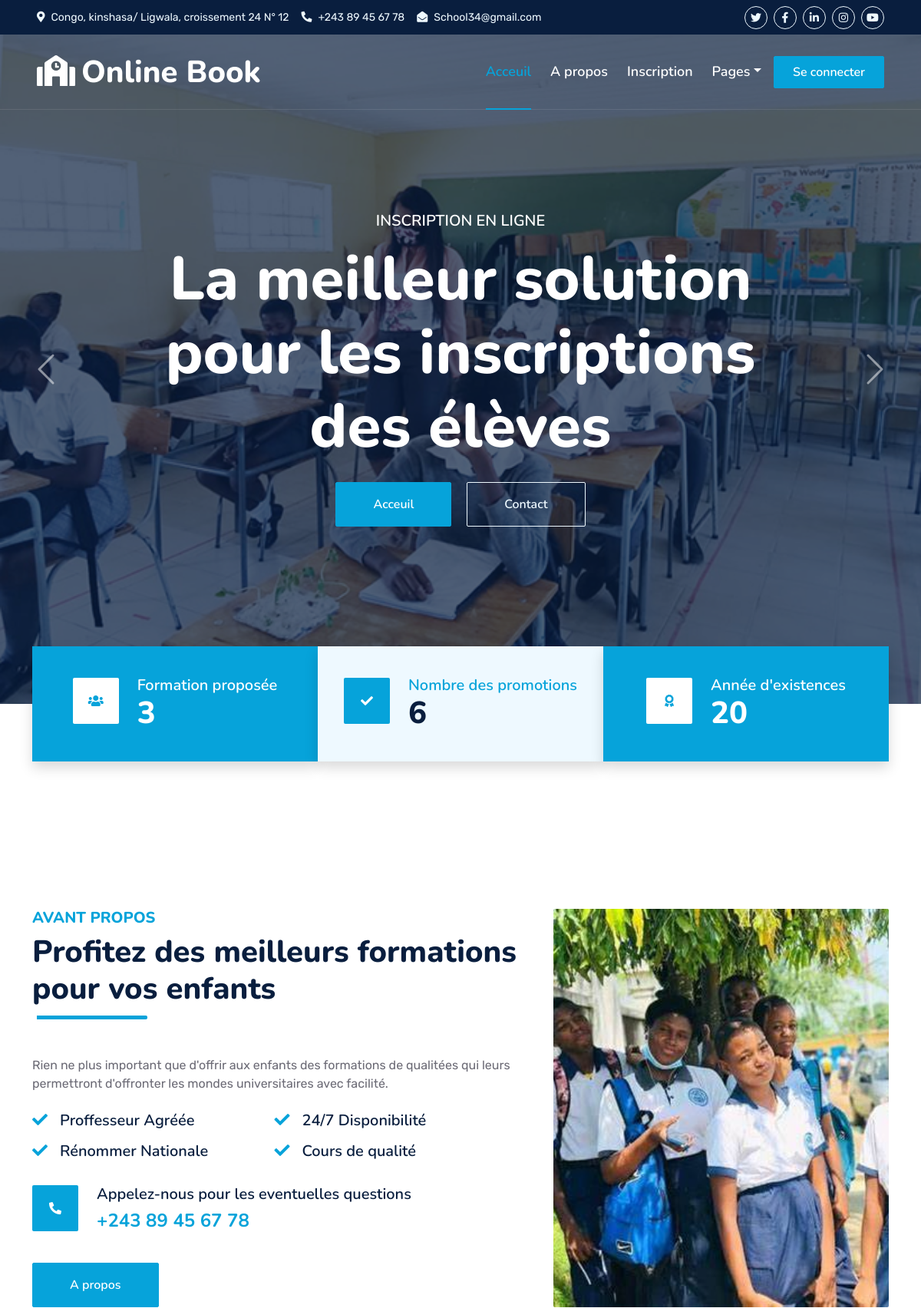
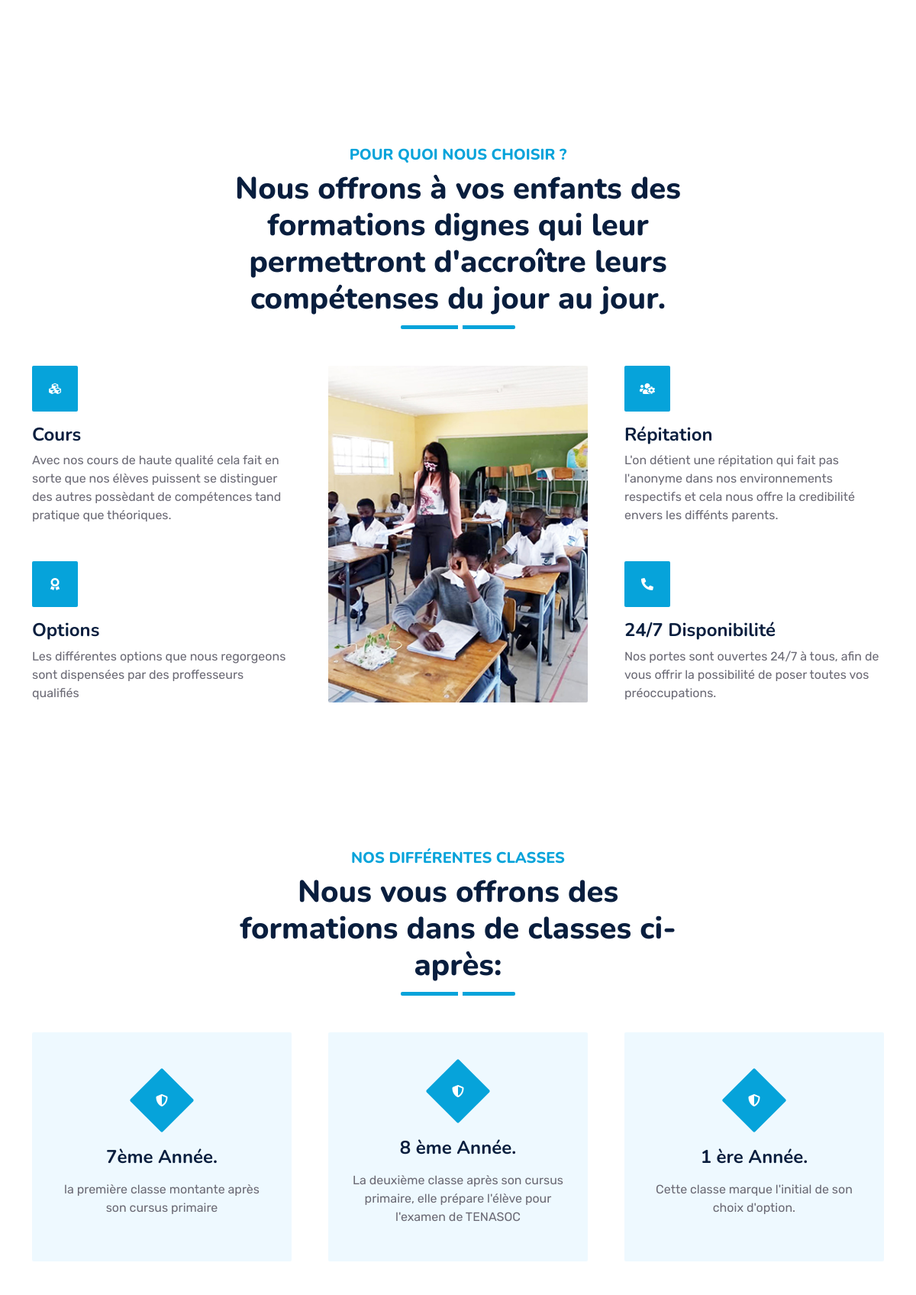
The page / (upper part) on the database its author committed (2 pictures, top to bottom).
### tables this page shows
CREATE TABLE `classes` (
  `id` int NOT NULL,
  `nom` varchar(50) NOT NULL,
  `description` text NOT NULL
);

### Controller/MainController.php (called while the page is built, shortened)
<?php
class MainController{
    public $connexion;
    public $password = "";
    public $username ="root";
    public $database ="school";
    public $serveur ="localhost";
    public function __construct()
    {
        $this->connexion = new PDO("mysql:host=$this->serveur;dbname=$this->database",$this->username,$this->password);
    }
    public function classes()
    {
       $request = $this->connexion->prepare("SELECT * FROM classes");
        $request->execute();
        $classes = $request->fetchAll(PDO::FETCH_ASSOC);
       return $classes;
    }
    public function options()
    {
       $request = $this->connexion->prepare("SELECT * FROM options");
        $request->execute();
        $options = $request->fetchAll(PDO::FETCH_ASSOC);
       return $options;
    }
}
?>

### index.php (the view, shortened to what this page needs)
<?php
  require "Layourt/header.php";
  require "Controller/MainController.php";
  $request = new MainController();
  $options = $request->options();
  $classes = $request->classes();
?>
        <div id="header-carousel" class="carousel slide carousel-fade" data-bs-ride="carousel">
            <div class="carousel-inner">
                <div class="carousel-item active">
                    <img class="w-100" src="img/el3.jpg" alt="Image">
                    <div class="carousel-caption d-flex flex-column align-items-center justify-content-center">
                        <div class="p-3" style="max-width: 900px;">
                            <h5 class="text-white text-uppercase mb-3 animated slideInDown">Inscription En Ligne</h5>
                            <h1 class="display-1 text-white mb-md-4 animated zoomIn">La meilleur solution pour les inscriptions des élèves</h1>
                            <a href="#" class="btn btn-primary py-md-3 px-md-5 me-3 animated slideInLeft">Acceuil</a>
                            <a href="contact.php" class="btn btn-outline-light py-md-3 px-md-5 animated slideInRight">Contact</a>
                        </div>
                    </div>
                </div>
            </div>
            <button class="carousel-control-prev" type="button" data-bs-target="#header-carousel"
                data-bs-slide="prev">
                <span class="carousel-control-prev-icon" aria-hidden="true"></span>
            </button>
            <button class="carousel-control-next" type="button" data-bs-target="#header-carousel"
                data-bs-slide="next">
                <span class="carousel-control-next-icon" aria-hidden="true"></span>
            </button>
        </div>
    </div>
    <div class="container-fluid facts py-5 pt-lg-0">
        <div class="container py-5 pt-lg-0">
            <div class="row gx-0">
                <div class="col-lg-4 wow zoomIn" data-wow-delay="0.1s">
                    <a href="price.php">
                        <div class="bg-primary shadow d-flex align-items-center justify-content-center p-4" style="height: 150px;">
                            <div class="bg-white d-flex align-items-center justify-content-center rounded mb-2" style="width: 60px; height: 60px;">
                                <i class="fa fa-users text-primary"></i>
                            </div>
                            <div class="ps-4">
                                <h5 class="text-white mb-0">Formation proposée</h5>
                                <h1 class="text-white mb-0" data-toggle="counter-up"><?= count($options) - 1?></h1>
                            </div>
                        </div>
                    </a>
                </div>
                <div class="col-lg-4 wow zoomIn" data-wow-delay="0.3s">
                <a href="#class">
                    <div class="bg-light shadow d-flex align-items-center justify-content-center p-4" style="height: 150px;">
                        <div class="bg-primary d-flex align-items-center justify-content-center rounded mb-2" style="width: 60px; height: 60px;">
                            <i class="fa fa-check text-white"></i>
                        </div>
                        <div class="ps-4">
                            <h5 class="text-primary mb-0">Nombre des promotions</h5>
                            <h1 class="mb-0" data-toggle="counter-up"><?= count($classes)?></h1>
                        </div>
                    </div>
                    </a>
                </div>
                <div class="col-lg-4 wow zoomIn" data-wow-delay="0.6s">
                    <div class="bg-primary shadow d-flex align-items-center justify-content-center p-4" style="height: 150px;">
                        <div class="bg-white d-flex align-items-center justify-content-center rounded mb-2" style="width: 60px; height: 60px;">
                            <i class="fa fa-award text-primary"></i>
                        </div>
                        <div class="ps-4">
                            <h5 class="text-white mb-0">Année d'existences</h5>
                            <h1 class="text-white mb-0" data-toggle="counter-up">20</h1>
                        </div>
                    </div>
                </div>
            </div>
        </div>
    </div>
    <div class="container-fluid py-5 wow fadeInUp" data-wow-delay="0.1s">
        <div class="container py-5">
            <div class="row g-5">
                <div class="col-lg-7">
                    <div class="section-title position-relative pb-3 mb-5">
                        <h5 class="fw-bold text-primary text-uppercase">Avant Propos</h5>
                        <h1 class="mb-0">Profitez des meilleurs formations pour vos enfants</h1>
                    </div>
                    <p class="mb-4">Rien ne plus important que d'offrir aux enfants des formations de qualitées qui leurs permettront d'offronter les mondes universitaires avec facilité. </p>
                    <div class="row g-0 mb-3">
                        <div class="col-sm-6 wow zoomIn" data-wow-delay="0.2s">
                            <h5 class="mb-3"><i class="fa fa-check text-primary me-3"></i>Proffesseur Agréée</h5>
                            <h5 class="mb-3"><i class="fa fa-check text-primary me-3"></i>Rénommer Nationale</h5>
                        </div>
                        <div class="col-sm-6 wow zoomIn" data-wow-delay="0.4s">
                            <h5 class="mb-3"><i class="fa fa-check text-primary me-3"></i>24/7 Disponibilité</h5>
                            <h5 class="mb-3"><i class="fa fa-check text-primary me-3"></i>Cours de qualité</h5>
                        </div>
                    </div>
                    <div class="d-flex align-items-center mb-4 wow fadeIn" data-wow-delay="0.6s">
                        <div class="bg-primary d-flex align-items-center justify-content-center rounded" style="width: 60px; height: 60px;">
                            <i class="fa fa-phone-alt text-white"></i>
                        </div>
                        <div class="ps-4">
                            <h5 class="mb-2">Appelez-nous pour les eventuelles questions</h5>
                            <h4 class="text-primary mb-0">+243 89 45 67 78</h4>
                        </div>
                    </div>
                    <a href="about.php" class="btn btn-primary py-3 px-5 mt-3 wow zoomIn" data-wow-delay="0.9s">A propos</a>
                </div>
                <div class="col-lg-5" style="min-height: 500px;">
                    <div class="position-relative h-100">
                        <img class="position-absolute w-100 h-100 rounded wow zoomIn" data-wow-delay="0.9s" src="img/el.jpg" style="object-fit: cover;">
                    </div>
                </div>
            </div>
        </div>
    </div>
    <div class="container-fluid py-5 wow fadeInUp" data-wow-delay="0.1s">
        <div class="container py-5">
            <div class="section-title text-center position-relative pb-3 mb-5 mx-auto" style="max-width: 600px;">
                <h5 class="fw-bold text-primary text-uppercase">Pour quoi nous choisir ?  </h5>
                <h1 class="mb-0">Nous offrons à vos enfants des formations dignes qui leur permettront d'accroître leurs compétenses du jour au jour.</h1>
            </div>
            <div class="row g-5">
                <div class="col-lg-4">
                    <div class="row g-5">
                        <div class="col-12 wow zoomIn" data-wow-delay="0.2s">
                            <div class="bg-primary rounded d-flex align-items-center justify-content-center mb-3" style="width: 60px; height: 60px;">
                                <i class="fa fa-cubes text-white"></i>
                            </div>
                            <h4>Cours</h4>
                            <p class="mb-0">Avec nos cours de haute qualité cela fait en sorte que nos élèves puissent se distinguer des autres possèdant de compétences tand pratique que théoriques.</p>
                        </div>
                        <div class="col-12 wow zoomIn" data-wow-delay="0.6s">
                            <div class="bg-primary rounded d-flex align-items-center justify-content-center mb-3" style="width: 60px; height: 60px;">
                                <i class="fa fa-award text-white"></i>
                            </div>
                            <h4>Options</h4>
                            <p class="mb-0">Les différentes options que nous regorgeons sont dispensées par des proffesseurs qualifiés</p>
                        </div>
                    </div>
                </div>
                <div class="col-lg-4  wow zoomIn" data-wow-delay="0.9s" style="min-height: 350px;">
                    <div class="position-relative h-100">
                        <img class="position-absolute w-100 h-100 rounded wow zoomIn" data-wow-delay="0.1s" src="img/el3.jpg" style="object-fit: cover;">
                    </div>
                </div>
                <div class="col-lg-4">
                    <div class="row g-5">
                        <div class="col-12 wow zoomIn" data-wow-delay="0.4s">
                            <div class="bg-primary rounded d-flex align-items-center justify-content-center mb-3" style="width: 60px; height: 60px;">
                                <i class="fa fa-users-cog text-white"></i>
                            </div>
                            <h4>Répitation</h4>
                            <p class="mb-0">L'on détient une répitation qui fait pas l'anonyme dans nos environnements respectifs et cela nous offre la credibilité envers les diffénts parents.</p>
                        </div>
                        <div class="col-12 wow zoomIn" data-wow-delay="0.8s">
                            <div class="bg-primary rounded d-flex align-items-center justify-content-center mb-3" style="width: 60px; height: 60px;">
                                <i class="fa fa-phone-alt text-white"></i>
                            </div>
                            <h4>24/7 Disponibilité</h4>
                            <p class="mb-0"> Nos portes sont ouvertes 24/7 à tous, afin de vous offrir la possibilité de poser toutes vos préoccupations.</p>
                        </div>
                    </div>
                </div>
            </div>
        </div>
    </div>
    <div class="container-fluid py-5 wow fadeInUp" data-wow-delay="0.1s">
        <div class="container py-5" id="class">
            <div class="section-title text-center position-relative pb-3 mb-5 mx-auto" style="max-width: 600px;">
                <h5 class="fw-bold text-primary text-uppercase">Nos différentes classes</h5>
                <h1 class="mb-0">Nous vous offrons des formations dans de classes ci-après: </h1>
            </div>
            <div class="row g-5">
                <?php foreach($classes as $classe):?>
                    <div class="col-lg-4 col-md-6 wow zoomIn" data-wow-delay="0.3s">
                        <div class="service-item bg-light rounded d-flex flex-column align-items-center justify-content-center text-center">
                            <div class="service-icon">
                                <i class="fa fa-shield-alt text-white"></i>
                            </div>
                            <h4 class="mb-3"><?= $classe['nom']?> Année.</h4>
                            <p class="m-0"><?= $classe['description']?></p>
                        </div>
                    </div>
                <?php endforeach?>
        </div>
    </div>
<?php
    require "Layourt/footer.php"
?>

### css/style.css (style rules this page uses)
:root { --primary: #06A3DA; --secondary: #34AD54; --light: #EEF9FF; --dark: #091E3E; }
h1, h2, .fw-bold { font-weight: 800 !important; }
h3, h4, .fw-semi-bold { font-weight: 700 !important; }
h5, h6, .fw-medium { font-weight: 600 !important; }
.btn { font-family: 'Nunito', sans-serif; font-weight: 600; transition: .5s; }
.btn-primary, .btn-secondary { color: #FFFFFF; box-shadow: inset 0 0 0 50px transparent; }
.carousel-caption { top: 0; left: 0; right: 0; bottom: 0; background: rgba(9, 30, 62, .7); z-index: 1; }
.carousel-control-prev, .carousel-control-next { width: 10%; }
.carousel-control-prev-icon, .carousel-control-next-icon { width: 3rem; height: 3rem; }
.section-title::before { position: absolute; content: ""; width: 150px; height: 5px; left: 0; bottom: 0; background: var(--primary); border-radius: 2px; }
.section-title.text-center::before { left: 50%; margin-left: -75px; }
.section-title::after { position: absolute; content: ""; width: 6px; height: 5px; bottom: 0px; background: #FFFFFF; -webkit-animation: section-title-run 5s infinite linear; animation: section-title-run 5s infinite linear; }
.section-title.text-center::after { -webkit-animation: section-title-run-center 5s infinite linear; animation: section-title-run-center 5s infinite linear; }
.service-item { position: relative; height: 300px; padding: 0 30px; transition: .5s; }
.service-item .service-icon { margin-bottom: 30px; width: 60px; height: 60px; display: flex; align-items: center; justify-content: center; background: var(--primary); border-radius: 2px; transform: rotate(-45deg); }
.service-item .service-icon i { transform: rotate(45deg); }
@media (min-width: 991.98px) { .facts { position: relative; margin-top: -75px; z-index: 1; } }

### rows shown on the page
classes: nom "7ème", description "la première classe montante après son cursus primaire"
classes: nom "8 ème", description "La deuxième classe après son cursus primaire, elle prépare l'élève pour l'examen de TENASOC"
classes: nom "1 ère", description "Cette classe marque l'initial de son choix d'option."

### other values the page prints
count($options) - 1 "3"
count($classes) "6"
